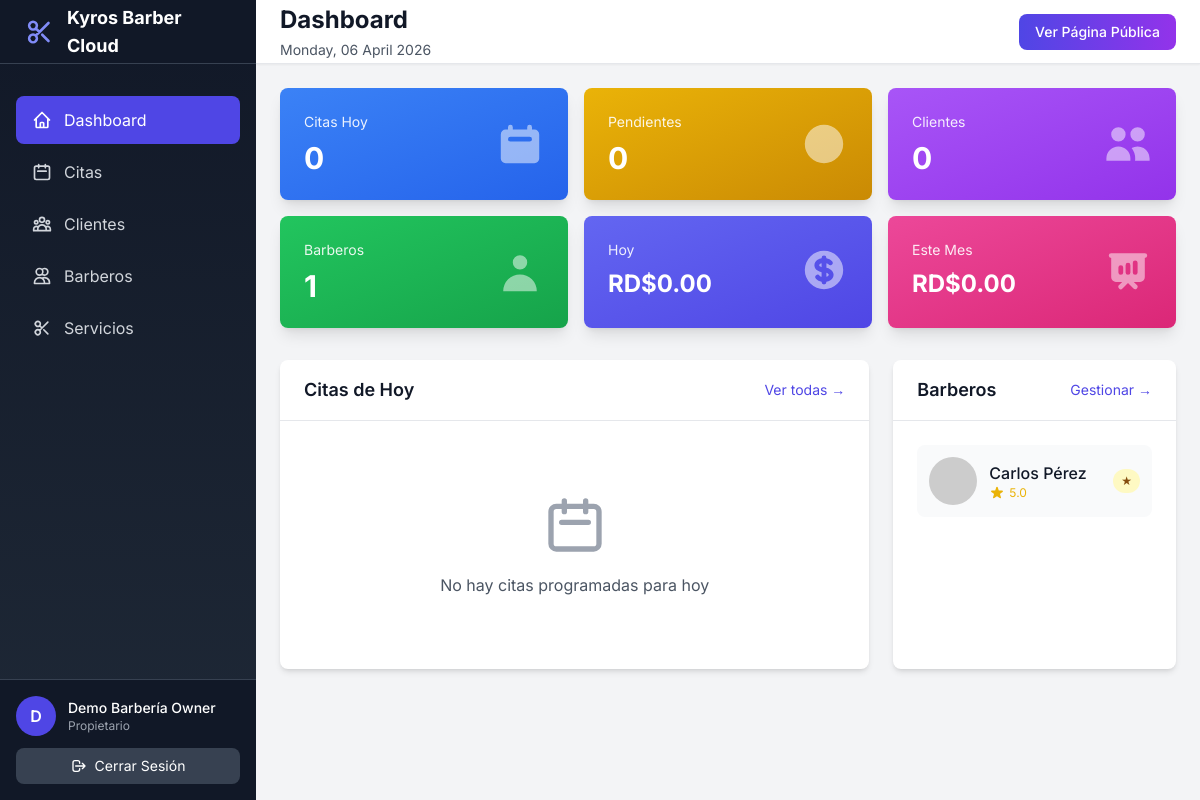
The page /dashboard/index.php (signed in) on the database its author committed.
### tables this page shows
CREATE TABLE barbers (
    id INT AUTO_INCREMENT PRIMARY KEY,
    barbershop_id INT NOT NULL,
    user_id INT NOT NULL,
    slug VARCHAR(255) NOT NULL,
    specialty TEXT,
    bio TEXT,
    experience_years INT,
    photo VARCHAR(255),
    commission_rate DECIMAL(5, 2) DEFAULT 50.00,
    rating DECIMAL(3, 2) DEFAULT 5.00,
    total_reviews INT DEFAULT 0,
    is_featured BOOLEAN DEFAULT FALSE,
    status ENUM('active', 'inactive', 'vacation') DEFAULT 'active',
    created_at TIMESTAMP DEFAULT CURRENT_TIMESTAMP,
    updated_at TIMESTAMP DEFAULT CURRENT_TIMESTAMP ON UPDATE CURRENT_TIMESTAMP,
    FOREIGN KEY (barbershop_id) REFERENCES barbershops(id) ON DELETE CASCADE,
    FOREIGN KEY (user_id) REFERENCES users(id) ON DELETE CASCADE,
    UNIQUE KEY unique_barber_shop (barbershop_id, user_id),
    UNIQUE KEY unique_barber_slug (barbershop_id, slug),
    INDEX idx_status (status),
    INDEX idx_rating (rating)
);

CREATE TABLE users (
    id INT AUTO_INCREMENT PRIMARY KEY,
    email VARCHAR(255) UNIQUE NOT NULL,
    password VARCHAR(255) NOT NULL,
    full_name VARCHAR(255) NOT NULL,
    phone VARCHAR(20),
    role ENUM('superadmin', 'owner', 'barber', 'client') NOT NULL,
    status ENUM('active', 'inactive', 'suspended') DEFAULT 'active',
    avatar VARCHAR(255),
    created_at TIMESTAMP DEFAULT CURRENT_TIMESTAMP,
    updated_at TIMESTAMP DEFAULT CURRENT_TIMESTAMP ON UPDATE CURRENT_TIMESTAMP,
    last_login TIMESTAMP NULL,
    INDEX idx_email (email),
    INDEX idx_role (role),
    INDEX idx_status (status)
);

### core/Database.php (called while the page is built, shortened)
<?php
class Database {
    private static $instance = null;
    private $connection;
    private function __construct() {
        try {
            $dsn = "mysql:host=" . DB_HOST . ";dbname=" . DB_NAME . ";charset=" . DB_CHARSET;
            $options = [
                PDO::ATTR_ERRMODE => PDO::ERRMODE_EXCEPTION,
                PDO::ATTR_DEFAULT_FETCH_MODE => PDO::FETCH_ASSOC,
                PDO::ATTR_EMULATE_PREPARES => false,
            ];
            $this->connection = new PDO($dsn, DB_USER, DB_PASS, $options);
        } catch (PDOException $e) {
            if (ENVIRONMENT === 'development') {
                die("Error de conexión: " . $e->getMessage());
            } else {
                die("Error de conexión a la base de datos");
            }
        }
    }
    public static function getInstance() {
        if (self::$instance === null) {
            self::$instance = new self();
        }
        return self::$instance;
    }
    public function query($sql, $params = []) {
        try {
            $stmt = $this->connection->prepare($sql);
            $stmt->execute($params);
            return $stmt;
        } catch (PDOException $e) {
            error_log("Database Query Error: " . $e->getMessage());
            throw $e;
        }
    }
    public function fetch($sql, $params = []) {
        return $this->query($sql, $params)->fetch();
    }
    public function fetchAll($sql, $params = []) {
        return $this->query($sql, $params)->fetchAll();
    }
}

### core/Helpers.php (called while the page is built, shortened)
<?php
function e($string) {
    return htmlspecialchars($string, ENT_QUOTES, 'UTF-8');
}
function formatPrice($amount) {
    return 'RD$' . number_format($amount, 2, '.', ',');
}
function getDefaultAvatar($name) {
    return 'https://ui-avatars.com/api/?name=' . urlencode($name) . '&background=random&color=fff&size=200';
}

### dashboard/index.php (the view, shortened to what this page needs)
<?php
require_once BASE_PATH . '/core/Database.php';
require_once BASE_PATH . '/core/Helpers.php';
$db = Database::getInstance();
$barbershopId = $_SESSION['barbershop_id'];
$barbershop = $db->fetch("
    SELECT b.*, l.type as license_type, l.end_date as license_end_date
    FROM barbershops b
    JOIN licenses l ON b.license_id = l.id
    WHERE b.id = ?
", [$barbershopId]);
$stats = [
    'today_appointments' => $db->fetch("
        SELECT COUNT(*) as count FROM appointments
        WHERE barbershop_id = ? AND appointment_date = CURDATE() AND status NOT IN ('cancelled', 'no_show')
    ", [$barbershopId])['count'],
    'pending_appointments' => $db->fetch("
        SELECT COUNT(*) as count FROM appointments
        WHERE barbershop_id = ? AND status = 'pending'
    ", [$barbershopId])['count'],
    'total_clients' => $db->fetch("
        SELECT COUNT(*) as count FROM clients WHERE barbershop_id = ?
    ", [$barbershopId])['count'],
    'total_barbers' => $db->fetch("
        SELECT COUNT(*) as count FROM barbers WHERE barbershop_id = ? AND status = 'active'
    ", [$barbershopId])['count'],
    'monthly_revenue' => $db->fetch("
        SELECT COALESCE(SUM(price), 0) as total FROM appointments
        WHERE barbershop_id = ? AND payment_status = 'paid'
        AND appointment_date >= DATE_SUB(CURDATE(), INTERVAL 30 DAY)
    ", [$barbershopId])['total'],
    'today_revenue' => $db->fetch("
        SELECT COALESCE(SUM(price), 0) as total FROM appointments
        WHERE barbershop_id = ? AND payment_status = 'paid'
        AND appointment_date = CURDATE()
    ", [$barbershopId])['total']
];
$today_appointments = $db->fetchAll("
    SELECT a.*, s.name as service_name, u.full_name as barber_name
    FROM appointments a
    JOIN services s ON a.service_id = s.id
    JOIN barbers b ON a.barber_id = b.id
    JOIN users u ON b.user_id = u.id
    WHERE a.barbershop_id = ? AND a.appointment_date = CURDATE()
    ORDER BY a.start_time ASC
", [$barbershopId]);
$barbers = $db->fetchAll("
    SELECT b.*, u.full_name, u.email, u.phone
    FROM barbers b
    JOIN users u ON b.user_id = u.id
    WHERE b.barbershop_id = ? AND b.status = 'active'
    ORDER BY b.is_featured DESC, u.full_name ASC
", [$barbershopId]);
include BASE_PATH . '/includes/header.php';
?>
<div class="min-h-screen bg-gray-100" x-data="{ sidebarOpen: false }">
    <?php include BASE_PATH . '/includes/sidebar-owner.php'; ?>
    <div class="lg:pl-64">
        <div class="sticky top-0 z-40 flex h-16 bg-white border-b border-gray-200 shadow-sm">
            <div class="flex items-center justify-between flex-1 px-4 sm:px-6">
                <div>
                    <h1 class="text-2xl font-bold text-gray-900">Dashboard</h1>
                    <p class="text-sm text-gray-600 mt-1"><?php echo date('l, d F Y'); ?></p>
                </div>
                <div class="flex items-center space-x-3">
                    <a href="<?php echo BASE_URL; ?>/public/<?php echo $barbershop['slug']; ?>"
                       target="_blank"
                       class="px-4 py-2 bg-gradient-to-r from-indigo-600 to-purple-600 text-white rounded-lg hover:from-indigo-700 hover:to-purple-700 transition text-sm font-medium">
                        Ver Página Pública
                    </a>
                </div>
            </div>
        </div>
        <main class="p-6">
            <div class="grid grid-cols-1 sm:grid-cols-2 lg:grid-cols-3 xl:grid-cols-6 gap-4 mb-8">
                <div class="bg-gradient-to-br from-blue-500 to-blue-600 rounded-lg shadow-lg p-6 text-white">
                    <div class="flex items-center justify-between">
                        <div>
                            <p class="text-sm opacity-90">Citas Hoy</p>
                            <p class="text-3xl font-bold mt-2"><?php echo $stats['today_appointments']; ?></p>
                        </div>
                        <svg class="w-12 h-12 opacity-50" fill="currentColor" viewBox="0 0 20 20">
                            <path fill-rule="evenodd" d="M6 2a1 1 0 00-1 1v1H4a2 2 0 00-2 2v10a2 2 0 002 2h12a2 2 0 002-2V6a2 2 0 00-2-2h-1V3a1 1 0 10-2 0v1H7V3a1 1 0 00-1-1zm0 5a1 1 0 000 2h8a1 1 0 100-2H6z" clip-rule="evenodd"/>
                        </svg>
                    </div>
                </div>
                <div class="bg-gradient-to-br from-yellow-500 to-yellow-600 rounded-lg shadow-lg p-6 text-white">
                    <div class="flex items-center justify-between">
                        <div>
                            <p class="text-sm opacity-90">Pendientes</p>
                            <p class="text-3xl font-bold mt-2"><?php echo $stats['pending_appointments']; ?></p>
                        </div>
                        <svg class="w-12 h-12 opacity-50" fill="currentColor" viewBox="0 0 20 20">
                            <path d="M10 18a8 8 0 100-16 8 8 0 000 16zm1-12a1 1 0 10-2 0v4a1 1 0 00.293.707l2.828 2.829a1 1 0 101.415-1.415L11 9.586V6z"/>
                        </svg>
                    </div>
                </div>
                <div class="bg-gradient-to-br from-purple-500 to-purple-600 rounded-lg shadow-lg p-6 text-white">
                    <div class="flex items-center justify-between">
                        <div>
                            <p class="text-sm opacity-90">Clientes</p>
                            <p class="text-3xl font-bold mt-2"><?php echo $stats['total_clients']; ?></p>
                        </div>
                        <svg class="w-12 h-12 opacity-50" fill="currentColor" viewBox="0 0 20 20">
                            <path d="M9 6a3 3 0 11-6 0 3 3 0 016 0zM17 6a3 3 0 11-6 0 3 3 0 016 0zM12.93 17c.046-.327.07-.66.07-1a6.97 6.97 0 00-1.5-4.33A5 5 0 0119 16v1h-6.07zM6 11a5 5 0 015 5v1H1v-1a5 5 0 015-5z"/>
                        </svg>
                    </div>
                </div>
                <div class="bg-gradient-to-br from-green-500 to-green-600 rounded-lg shadow-lg p-6 text-white">
                    <div class="flex items-center justify-between">
                        <div>
                            <p class="text-sm opacity-90">Barberos</p>
                            <p class="text-3xl font-bold mt-2"><?php echo $stats['total_barbers']; ?></p>
                        </div>
                        <svg class="w-12 h-12 opacity-50" fill="currentColor" viewBox="0 0 20 20">
                            <path fill-rule="evenodd" d="M10 9a3 3 0 100-6 3 3 0 000 6zm-7 9a7 7 0 1114 0H3z" clip-rule="evenodd"/>
                        </svg>
                    </div>
                </div>
                <div class="bg-gradient-to-br from-indigo-500 to-indigo-600 rounded-lg shadow-lg p-6 text-white">
                    <div class="flex items-center justify-between">
                        <div>
                            <p class="text-sm opacity-90">Hoy</p>
                            <p class="text-2xl font-bold mt-2"><?php echo formatPrice($stats['today_revenue']); ?></p>
                        </div>
                    </div>
                </div>
                <div class="bg-gradient-to-br from-pink-500 to-pink-600 rounded-lg shadow-lg p-6 text-white">
                    <div class="flex items-center justify-between">
                        <div>
                            <p class="text-sm opacity-90">Este Mes</p>
                            <p class="text-2xl font-bold mt-2"><?php echo formatPrice($stats['monthly_revenue']); ?></p>
                        </div>
                    </div>
                </div>
            </div>
            <div class="grid grid-cols-1 lg:grid-cols-3 gap-6">
                <div class="lg:col-span-2 bg-white rounded-lg shadow-md">
                    <div class="px-6 py-4 border-b border-gray-200 flex items-center justify-between">
                        <h3 class="text-lg font-semibold text-gray-900">Citas de Hoy</h3>
                        <a href="appointments.php" class="text-sm text-indigo-600 hover:text-indigo-800">Ver todas →</a>
                    </div>
                    <div class="p-6">
                        <?php if (empty($today_appointments)): ?>
                            <div class="text-center py-12">
                                <svg class="w-16 h-16 mx-auto text-gray-400" fill="none" stroke="currentColor" viewBox="0 0 24 24">
                                    <path stroke-linecap="round" stroke-linejoin="round" stroke-width="2" d="M8 7V3m8 4V3m-9 8h10M5 21h14a2 2 0 002-2V7a2 2 0 00-2-2H5a2 2 0 00-2 2v12a2 2 0 002 2z"/>
                                </svg>
                                <p class="mt-4 text-gray-600">No hay citas programadas para hoy</p>
                            </div>
                        <?php endif; ?>
                    </div>
                </div>
                <div class="bg-white rounded-lg shadow-md">
                    <div class="px-6 py-4 border-b border-gray-200 flex items-center justify-between">
                        <h3 class="text-lg font-semibold text-gray-900">Barberos</h3>
                        <a href="barbers.php" class="text-sm text-indigo-600 hover:text-indigo-800">Gestionar →</a>
                    </div>
                    <div class="p-6">
                        <div class="space-y-3">
                            <?php foreach ($barbers as $barber): ?>
                                <div class="flex items-center p-3 bg-gray-50 rounded-lg">
                                    <img src="<?php echo $barber['photo'] ? asset($barber['photo']) : getDefaultAvatar($barber['full_name']); ?>"
                                         class="w-12 h-12 rounded-full" alt="<?php echo e($barber['full_name']); ?>">
                                    <div class="ml-3 flex-1">
                                        <p class="font-medium text-gray-900"><?php echo e($barber['full_name']); ?></p>
                                        <div class="flex items-center text-xs text-yellow-500">
                                            <span class="ml-1"><?php echo number_format($barber['rating'], 1); ?></span>
                                        </div>
                                    </div>
                                    <?php if ($barber['is_featured']): ?>
                                        <span class="px-2 py-1 bg-yellow-100 text-yellow-800 text-xs font-medium rounded-full">★</span>
                                    <?php endif; ?>
                                </div>
                            <?php endforeach; ?>
                        </div>
                    </div>
                </div>
            </div>
        </main>
    </div>
</div>
<?php include BASE_PATH . '/includes/footer.php'; ?>

### includes/header.php (style rules this page uses)
body { font-family: 'Inter', sans-serif; }

### rows shown on the page
barbers: total_reviews "0", user.full_name "Carlos Pérez", rating "5.0"

### other values the page prints
substr($_SESSION['user_name'] ?? 'O', 0, 1) "D"
$_SESSION['user_name'] "Demo Barbería Owner"
$stats['total_barbers'] "1"
formatPrice($stats['today_revenue']) "RD$0.00"
formatPrice($stats['monthly_revenue']) "RD$0.00"
